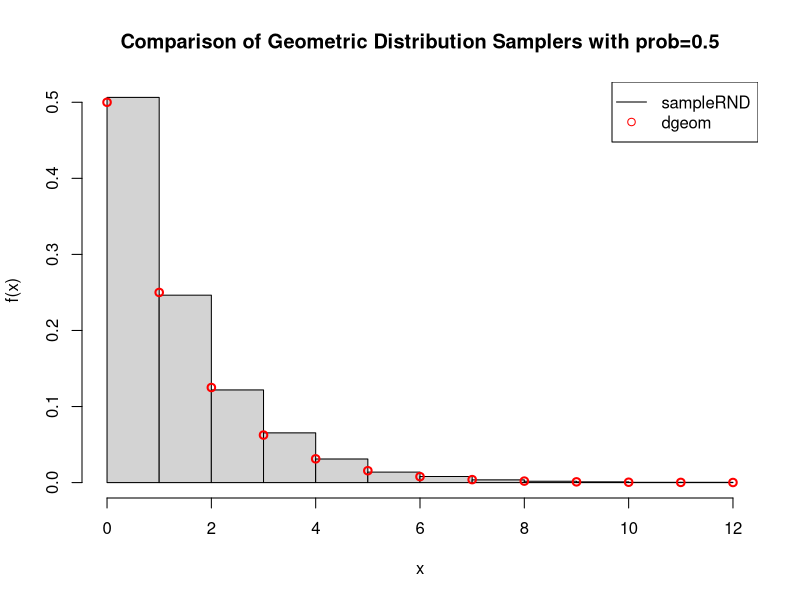
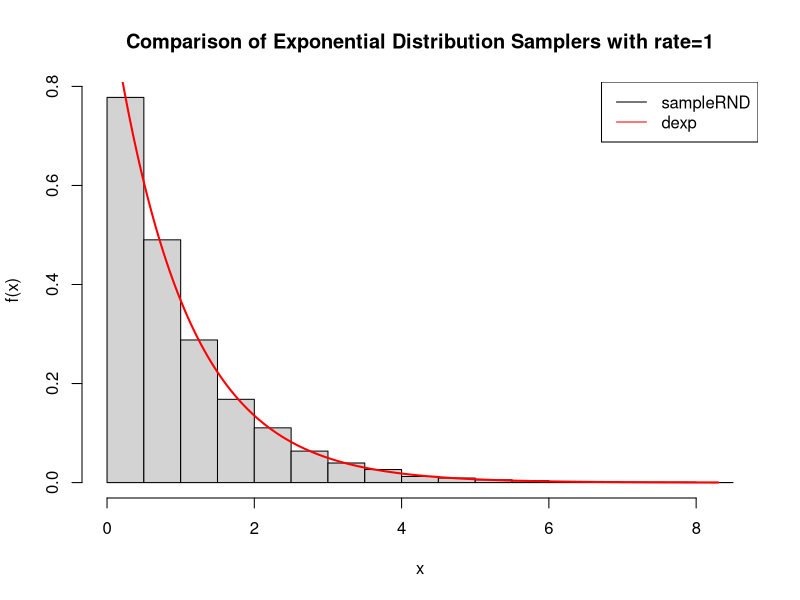

Here is the R script that generated these plots, in order:
# Name: Christian Peters

set.seed(1234)

# used for creating permutations
library(gtools)
library(ggplot2)

# No. 1)
# ======

sampleRNG <- function(n) {
  sample(2^31, n) / 2^31
}

gapTest <- function(generator, alpha, beta, z, numSamples=1000) {
  # generate random numbers
  randomNumbers <- generator(numSamples)
  
  # get the gaps
  gaps <- integer(z + 1)
  
  curGap <- 0
  for (i in seq_along(randomNumbers)) {
    # test if the gap is broken
    if (alpha <= randomNumbers[i] && randomNumbers[i] <= beta) {
      # store the gap count at the corresponding index in the gaps vector
      # all gaps >= z are stored at the index z+1
      gapIndex <- min(curGap + 1, z + 1)
      gaps[gapIndex] <- gaps[gapIndex] + 1
      
      curGap <- 0
      next
    }
    
    # still outside the gap
    curGap <- curGap + 1
  }
  
  # calculate the probabilities for each gap
  probabilities <- double(z + 1)
  for (i in seq_along(gaps)) {
    probabilities[i] <- (beta - alpha) * (1 - beta + alpha)^(i - 1)
  }
  probabilities[z+1] <- (1 - beta + alpha)^z
  
  # do the chi-squared test
  test <- chisq.test(x=gaps, p=probabilities)
  
  return(test)
}

permutationTest <- function(generator, elementsPerGroup, numGroups) {
  # organize the random numbers as a matrix
  randomNumbers <- matrix(generator(elementsPerGroup * numGroups),
                          nrow=elementsPerGroup, ncol=numGroups)
  
  # create vector to store the count of each permutation
  permutationCounts <- integer(factorial(elementsPerGroup))
  
  # now get the counts of each permutation
  indexPermutations <- permutations(elementsPerGroup, elementsPerGroup)
  
  for (i in seq_along(permutationCounts)) {
    # check each group if it corresponds to the current permutation
    permutationHits <- apply(randomNumbers, 2, function(group) {
      if(is.unsorted(group[indexPermutations[i, ]])) {
        return(0)
      }
      return(1)
    })
    
    # store the count
    permutationCounts[i] <- sum(permutationHits)
  }
  
  # do the chi-squared test
  test <- chisq.test(x=permutationCounts)
  
  return(test)
}

testGenerator <- function(runsPerTest) {
  gapResults <-replicate(runsPerTest, gapTest(sampleRNG, 0.25, 0.75, 5)$p.value)
  hist(gapResults, xlab='p-value', main='Distribution of P-Values in the Gaptest',freq=FALSE)
  
  sequenceLength <- 100
  for (t in 3:5) {
    permutationResults <- replicate(runsPerTest, permutationTest(sampleRNG, t, sequenceLength %/% t)$p.value)
    hist(permutationResults, xlab='p-value', main=paste0('Distribution of P-Values in the Permutationtest, T=', t), freq=FALSE)
  }
  
}

#testGenerator(1000)

# No. 2)
# ======

sampleGeom <- function(n, prob) {
  result <- integer(n)
  for (i in seq_along(result)) {
    # do the bernoulli experiments
    numTrials <- 0
    repeat {
      rand <- sampleRNG(1)
      if (rand <= prob) {
        break
      }
      numTrials <- numTrials + 1
    }
    result[i] <- numTrials
  }
  
  return(result)
}

testGeom <- function(prob, numSamples=10000) {
  # get the random numbers
  randomNumbers <- sampleGeom(numSamples, prob)
  
  # get the 'true' density
  xReference <- seq(0, max(randomNumbers), 1)
  yReference <- dgeom(xReference, prob)
  
  # plot the results
  hist(randomNumbers, xlab='x', ylab='f(x)',
       main=paste0('Comparison of Geometric Distribution Samplers with prob=', prob),
       freq=FALSE, right=FALSE)
  
  points(xReference, yReference, col='red', lwd=2)
  
  legend('topright', legend=c('sampleRND', 'dgeom'), col=c('black', 'red'), lty=c(1, NA), pch=c(NA, 1))
}

testGeom(0.5)

sampleExp <- function(n, rate) {
  -log(1-sampleRNG(n))/rate
}

testExp <- function(rate, numSamples=10000) {
  # get the random numbers
  randomNumbers <- sampleExp(numSamples, rate)
  
  # get the 'true' density
  xReference <- seq(0, max(randomNumbers), 0.01)
  yReference <- dexp(xReference, rate)
  
  # plot the results
  hist(randomNumbers, xlab='x', ylab='f(x)',
       main=paste0('Comparison of Exponential Distribution Samplers with rate=', rate),
       freq=FALSE, right=FALSE)
  
  lines(xReference, yReference, col='red', lwd=2)
  
  legend('topright', legend=c('sampleRND', 'dexp'), col=c('black', 'red'), lty=1)
}

testExp(1)